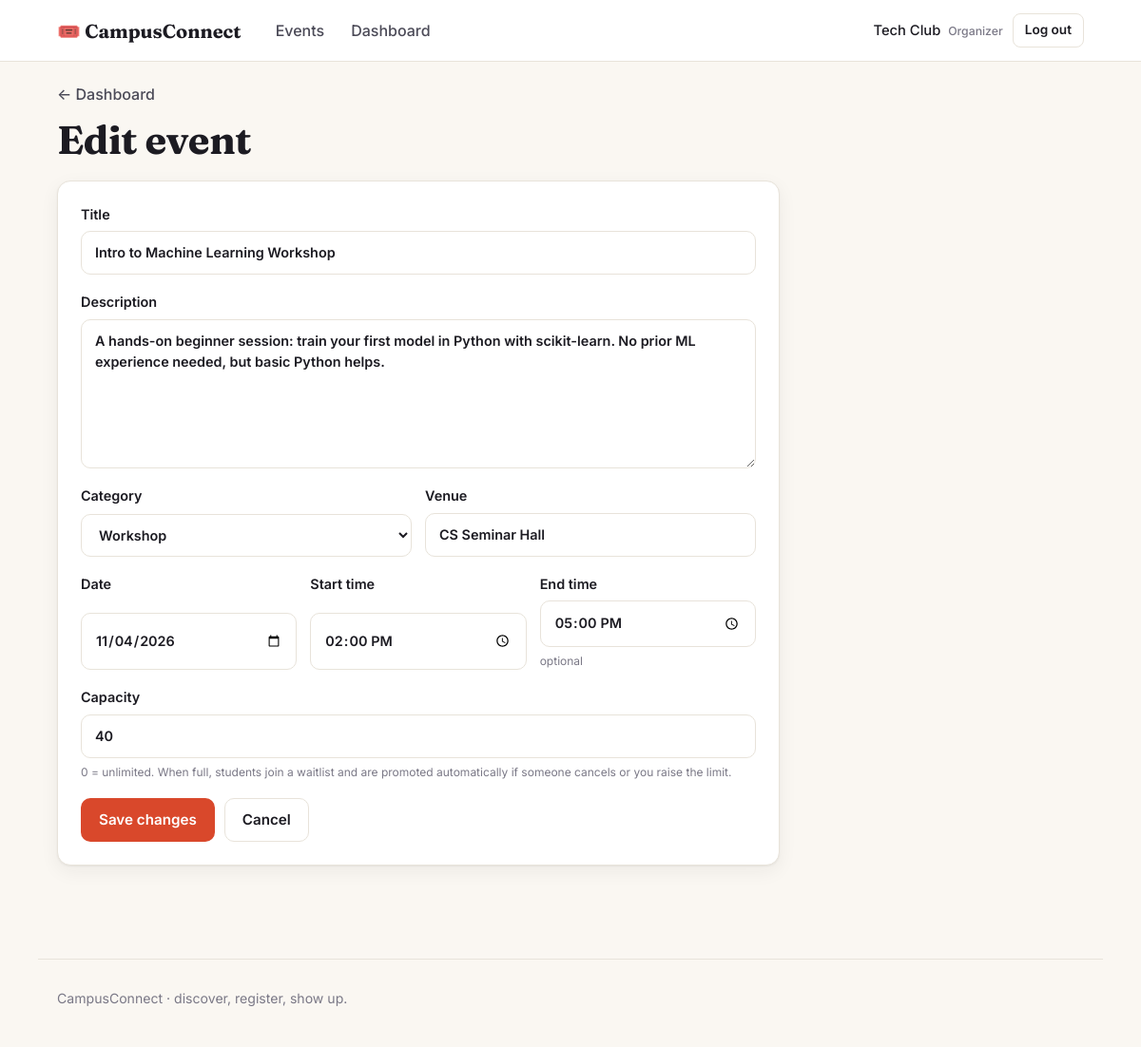
The page /dashboard/2/edit (signed in) on the database its author committed.
### tables this page shows
CREATE TABLE users (
    id INTEGER PRIMARY KEY AUTOINCREMENT,
    name TEXT NOT NULL,
    email TEXT NOT NULL UNIQUE,
    usn TEXT,
    department TEXT,
    password_hash TEXT NOT NULL,
    role TEXT NOT NULL CHECK (role IN ('student', 'organizer')),
    created_at TEXT NOT NULL
);

CREATE TABLE events (
    id INTEGER PRIMARY KEY AUTOINCREMENT,
    title TEXT NOT NULL,
    description TEXT NOT NULL,
    category TEXT NOT NULL,
    event_date TEXT NOT NULL,
    start_time TEXT NOT NULL,
    end_time TEXT,
    venue TEXT NOT NULL,
    capacity INTEGER NOT NULL DEFAULT 0,
    organizer_id INTEGER NOT NULL REFERENCES users(id) ON DELETE CASCADE,
    created_at TEXT NOT NULL
);

### backend/app.py (the view, shortened to what this page needs)
@app.route("/dashboard/<int:event_id>/edit", methods=["GET", "POST"])
@organizer_required
def event_edit(event_id):
    ev = own_event_or_404(event_id)
    return render_template("event_form.html", ev=ev, mode="edit")

### backend/app.py (called while the page is built)
def get_db():
    if "db" not in g:
        g.db = sqlite3.connect(DB_PATH)
        g.db.row_factory = sqlite3.Row
        g.db.execute("PRAGMA foreign_keys = ON")
    return g.db

def today_iso():
    return date.today().isoformat()

@app.context_processor
def inject_globals():
    return {"CATEGORIES": CATEGORIES, "today": today_iso(), "csrf_token": csrf_token}

def csrf_token():
    if "_csrf" not in session:
        session["_csrf"] = secrets.token_hex(16)
    return session["_csrf"]

@app.before_request
def load_user_and_check_csrf():
    g.user = None
    uid = session.get("user_id")
    if uid:
        g.user = get_db().execute("SELECT * FROM users WHERE id = ?", (uid,)).fetchone()
        if g.user is None:
            session.pop("user_id", None)
    if request.method == "POST":
        sent = request.form.get("csrf_token", "")
        if not sent or not secrets.compare_digest(sent, session.get("_csrf", "")):
            abort(400, "Your session expired. Please go back, refresh the page and try again.")

def organizer_required(view):
    @wraps(view)
    def wrapped(*a, **kw):
        if g.user is None:
            flash("Please log in to continue.", "info")
            return redirect(url_for("login", next=request.full_path.rstrip("?")))
        if g.user["role"] != "organizer":
            abort(403)
        return view(*a, **kw)
    return wrapped

def decorate(row):
    e = dict(row)
    cap = e["capacity"]
    e["is_past"] = e["event_date"] < today_iso()
    e["unlimited"] = cap == 0
    e["spots_left"] = None if cap == 0 else max(cap - e["confirmed"], 0)
    e["is_full"] = cap > 0 and e["confirmed"] >= cap
    e["fill_pct"] = 0 if cap == 0 else min(100, round(100 * e["confirmed"] / cap))
    return e

def get_event(event_id):
    row = get_db().execute(EVENT_SQL + " WHERE e.id = ?", (event_id,)).fetchone()
    return decorate(row) if row else None

def own_event_or_404(event_id):
    ev = get_event(event_id)
    if ev is None:
        abort(404)
    if ev["organizer_id"] != g.user["id"]:
        abort(403)
    return ev

### frontend/templates/event_form.html (shortened to what this page needs)
{% extends "base.html" %}
{% block content %}
<a class="back" href="{{ url_for('dashboard') }}">← Dashboard</a>
<div class="form-page">
  <h1>{{ 'Create an event' if mode == 'new' else 'Edit event' }}</h1>
  <form method="post" class="form form-wide">
    <label>Title <input name="title" value="{{ ev.title }}" maxlength="120" required placeholder="e.g. Intro to Web Development"></label>
    <label>Description <textarea name="description" rows="6" required placeholder="What will happen? Who should come? What should they bring?">{{ ev.description }}</textarea></label>
    <div class="two">
      <label>Category
        <select name="category" required>
          {% for c in CATEGORIES %}<option {{ 'selected' if ev.category == c }}>{{ c }}</option>{% endfor %}
        </select>
      </label>
      <label>Venue <input name="venue" value="{{ ev.venue }}" required placeholder="e.g. Main Auditorium"></label>
    </div>
    <div class="three">
      <label>Date <input type="date" name="event_date" value="{{ ev.event_date }}" {% if mode == 'new' %}min="{{ today }}"{% endif %} required></label>
      <label>Start time <input type="time" name="start_time" value="{{ ev.start_time }}" required></label>
      <label>End time <input type="time" name="end_time" value="{{ ev.end_time or '' }}"><small class="muted">optional</small></label>
    </div>
    <label>Capacity <input type="number" name="capacity" min="0" value="{{ ev.capacity }}"><small class="muted">0 = unlimited. When full, students join a waitlist and are promoted automatically if someone cancels or you raise the limit.</small></label>
    <div class="actions">
      <button class="btn btn-primary">{{ 'Publish event' if mode == 'new' else 'Save changes' }}</button>
      <a class="btn btn-ghost" href="{{ url_for('dashboard') }}">Cancel</a>
    </div>
  </form>
</div>
{% endblock %}

### frontend/templates/base.html (shortened to what this page needs)
<!doctype html>
<html lang="en">
<head>
  <link rel="stylesheet" href="{{ url_for('static', filename='style.css') }}">
</head>
<body>
  <header class="topbar">
    <div class="wrap topbar-inner">
      <a class="brand" href="{{ url_for('index') }}"><span class="brand-mark">🎟️</span> CampusConnect</a>
      <nav class="nav">
        <a href="{{ url_for('index') }}" class="{{ 'active' if request.endpoint == 'index' }}">Events</a>
        {% if g.user and g.user.role == 'student' %}
          <a href="{{ url_for('my_events') }}" class="{{ 'active' if request.endpoint == 'my_events' }}">My events</a>
        {% elif g.user and g.user.role == 'organizer' %}
          <a href="{{ url_for('dashboard') }}" class="{{ 'active' if request.endpoint == 'dashboard' }}">Dashboard</a>
        {% endif %}
      </nav>
      <div class="nav-right">
        {% if g.user %}
          <span class="who">{{ g.user.name }} <small>{{ g.user.role }}</small></span>
          <form method="post" action="{{ url_for('logout') }}">
            <button class="btn btn-ghost btn-sm">Log out</button>
          </form>
        {% else %}
          <a class="btn btn-ghost btn-sm" href="{{ url_for('login') }}">Log in</a>
          <a class="btn btn-primary btn-sm" href="{{ url_for('signup') }}">Sign up</a>
        {% endif %}
      </div>
    </div>
  </header>
  <main class="wrap">
    {% block content %}{% endblock %}
  </main>
  <footer class="footer wrap">
    <span>CampusConnect · discover, register, show up.</span>
  </footer>
</body>
</html>

### frontend/static/style.css (style rules this page uses)
:root { --bg: #faf7f2; --surface: #ffffff; --ink: #1c1b22; --ink-2: #4b4a57; --muted: #7a7886; --line: #e8e3da; --accent: #d9482b; --accent-ink: #ffffff; --accent-soft: #fdeae5; --ok: #1f7a4d; --ok-soft: #e3f4ea; --warn: #9a5b00; --warn-soft: #fff1d6; --danger: #b3261e; --radius: 14px; --shadow: 0 1px 2px rgba(28, 27, 34, .06), 0 6px 20px rgba(28, 27, 34, .06); --c-technical: #2b59c3; --c-cultural: #c2255c; --c-sports: #2f8f44; --c-workshop: #d9640b; --c-academic: #6741d9; --c-social: #0c8599; }
* { box-sizing: border-box; }
html { -webkit-text-size-adjust: 100%; }
body { margin: 0; background: var(--bg); color: var(--ink); font: 16px/1.55 "Inter", system-ui, -apple-system, "Segoe UI", Roboto, sans-serif; }
h1, h2, h3 { font-family: "Fraunces", Georgia, serif; line-height: 1.15; margin: 0 0 .4em; letter-spacing: -.01em; }
h1 { font-size: clamp(1.9rem, 4vw, 2.6rem); }
a { color: var(--accent); text-decoration: none; }
.wrap { max-width: 1120px; margin: 0 auto; padding: 0 20px; }
.muted { color: var(--muted); }
.topbar { background: var(--surface); border-bottom: 1px solid var(--line); position: sticky; top: 0; z-index: 10; }
.topbar-inner { display: flex; align-items: center; gap: 24px; min-height: 64px; flex-wrap: wrap; }
.brand { font-family: "Fraunces", Georgia, serif; font-weight: 700; font-size: 1.25rem; color: var(--ink); }
.nav { display: flex; gap: 4px; flex: 1; }
.nav a { color: var(--ink-2); padding: 6px 12px; border-radius: 8px; font-weight: 500; }
.nav-right { display: flex; align-items: center; gap: 10px; }
.nav-right form { margin: 0; }
.who { font-weight: 500; font-size: .92rem; }
.who small { color: var(--muted); text-transform: capitalize; margin-left: 4px; }
.btn { display: inline-flex; align-items: center; justify-content: center; gap: 6px; font: inherit; font-weight: 600; font-size: .95rem; cursor: pointer; padding: 10px 18px; border-radius: 10px; border: 1px solid transparent; text-decoration: none !important; transition: transform .05s, background .15s, border-color .15s; }
.btn-primary { background: var(--accent); color: var(--accent-ink); }
.btn-ghost { background: var(--surface); color: var(--ink); border-color: var(--line); }
.btn-sm { padding: 6px 12px; font-size: .85rem; border-radius: 8px; }
input, select, textarea { font: inherit; color: var(--ink); background: var(--surface); border: 1px solid var(--line); border-radius: 10px; padding: 11px 14px; width: 100%; }
.back { display: inline-block; margin: 22px 0 6px; color: var(--ink-2); font-weight: 500; }
.form-page { max-width: 760px; padding: 6px 0 60px; }
.form { display: grid; gap: 16px; background: var(--surface); border: 1px solid var(--line); border-radius: var(--radius); padding: 24px; box-shadow: var(--shadow); margin: 18px 0; }
.form label { display: grid; gap: 6px; font-weight: 600; font-size: .9rem; }
.form label small { font-weight: 400; }
.form-wide { gap: 18px; }
.two { display: grid; grid-template-columns: 1fr 1fr; gap: 14px; }
.three { display: grid; grid-template-columns: repeat(3, 1fr); gap: 14px; }
.actions { display: flex; gap: 10px; }
.footer { padding: 30px 20px 40px; color: var(--muted); font-size: .88rem; border-top: 1px solid var(--line); margin-top: 20px; }

### rows shown on the page
users: user.name "Tech Club", user.role "Organizer"
events: title "Intro to Machine Learning Workshop", description "A hands-on beginner session: train your first model in Python with scikit-learn. No prior ML experience needed, but basic Python helps.", venue "CS Seminar Hall", event_date "11/04/2026", start_time "14:00", end_time "17:00", capacity "40"

### other values the page prints
{{ 'Create an event' if mode == 'new' else 'Edit event' }} "Edit event"
{{ 'Publish event' if mode == 'new' else 'Save changes' }} "Save changes"
form field category "Workshop"
